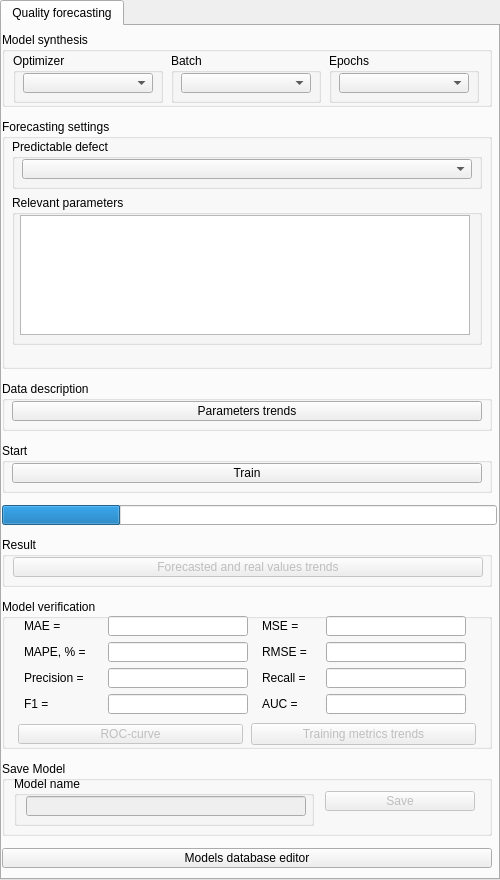
<?xml version="1.0" encoding="UTF-8"?>
<ui version="4.0">
 <class>AdministratorWindow_Eng</class>
 <widget class="QWidget" name="AdministratorWindow_Eng">
  <property name="enabled">
   <bool>true</bool>
  </property>
  <property name="geometry">
   <rect>
    <x>0</x>
    <y>0</y>
    <width>500</width>
    <height>880</height>
   </rect>
  </property>
  <property name="minimumSize">
   <size>
    <width>500</width>
    <height>880</height>
   </size>
  </property>
  <property name="maximumSize">
   <size>
    <width>500</width>
    <height>880</height>
   </size>
  </property>
  <property name="windowTitle">
   <string>AdministratorWindow</string>
  </property>
  <widget class="QTabWidget" name="tabWidget_2">
   <property name="geometry">
    <rect>
     <x>0</x>
     <y>0</y>
     <width>500</width>
     <height>880</height>
    </rect>
   </property>
   <property name="minimumSize">
    <size>
     <width>500</width>
     <height>880</height>
    </size>
   </property>
   <property name="maximumSize">
    <size>
     <width>500</width>
     <height>880</height>
    </size>
   </property>
   <property name="cursor">
    <cursorShape>ArrowCursor</cursorShape>
   </property>
   <property name="currentIndex">
    <number>0</number>
   </property>
   <widget class="QWidget" name="RNN_tab">
    <property name="minimumSize">
     <size>
      <width>495</width>
      <height>860</height>
     </size>
    </property>
    <property name="maximumSize">
     <size>
      <width>495</width>
      <height>860</height>
     </size>
    </property>
    <property name="cursor">
     <cursorShape>ArrowCursor</cursorShape>
    </property>
    <attribute name="title">
     <string>Quality forecasting</string>
    </attribute>
    <widget class="QWidget" name="verticalLayoutWidget_6">
     <property name="geometry">
      <rect>
       <x>0</x>
       <y>0</y>
       <width>502</width>
       <height>851</height>
      </rect>
     </property>
     <layout class="QVBoxLayout" name="RnnVerticalLayout">
      <item>
       <widget class="QGroupBox" name="ModelSettingsGroupBoxRNN">
        <property name="minimumSize">
         <size>
          <width>490</width>
          <height>75</height>
         </size>
        </property>
        <property name="maximumSize">
         <size>
          <width>490</width>
          <height>75</height>
         </size>
        </property>
        <property name="title">
         <string>Model synthesis</string>
        </property>
        <widget class="QWidget" name="gridLayoutWidget_2">
         <property name="geometry">
          <rect>
           <x>9</x>
           <y>20</y>
           <width>471</width>
           <height>52</height>
          </rect>
         </property>
         <layout class="QGridLayout" name="ModelSettingsGridLayoutRNN">
          <item row="0" column="1">
           <widget class="QGroupBox" name="BatchGroupBoxRNN">
            <property name="minimumSize">
             <size>
              <width>150</width>
              <height>50</height>
             </size>
            </property>
            <property name="maximumSize">
             <size>
              <width>150</width>
              <height>50</height>
             </size>
            </property>
            <property name="title">
             <string>Batch</string>
            </property>
            <widget class="QComboBox" name="BatchComboBoxRNN">
             <property name="geometry">
              <rect>
               <x>10</x>
               <y>20</y>
               <width>130</width>
               <height>20</height>
              </rect>
             </property>
             <property name="minimumSize">
              <size>
               <width>130</width>
               <height>20</height>
              </size>
             </property>
             <property name="maximumSize">
              <size>
               <width>130</width>
               <height>20</height>
              </size>
             </property>
             <property name="cursor">
              <cursorShape>PointingHandCursor</cursorShape>
             </property>
            </widget>
           </widget>
          </item>
          <item row="0" column="0">
           <widget class="QGroupBox" name="OptimizerGroupBoxRNN">
            <property name="minimumSize">
             <size>
              <width>150</width>
              <height>50</height>
             </size>
            </property>
            <property name="maximumSize">
             <size>
              <width>150</width>
              <height>50</height>
             </size>
            </property>
            <property name="title">
             <string>Optimizer</string>
            </property>
            <widget class="QComboBox" name="OptimizerComboBoxRNN">
             <property name="geometry">
              <rect>
               <x>10</x>
               <y>20</y>
               <width>130</width>
               <height>20</height>
              </rect>
             </property>
             <property name="minimumSize">
              <size>
               <width>130</width>
               <height>20</height>
              </size>
             </property>
             <property name="maximumSize">
              <size>
               <width>130</width>
               <height>20</height>
              </size>
             </property>
             <property name="cursor">
              <cursorShape>PointingHandCursor</cursorShape>
             </property>
            </widget>
           </widget>
          </item>
          <item row="0" column="2">
           <widget class="QGroupBox" name="EpochsGroupBoxRNN">
            <property name="minimumSize">
             <size>
              <width>150</width>
              <height>50</height>
             </size>
            </property>
            <property name="maximumSize">
             <size>
              <width>150</width>
              <height>50</height>
             </size>
            </property>
            <property name="title">
             <string>Epochs</string>
            </property>
            <widget class="QComboBox" name="EpochsComboBoxRNN">
             <property name="geometry">
              <rect>
               <x>10</x>
               <y>20</y>
               <width>130</width>
               <height>20</height>
              </rect>
             </property>
             <property name="minimumSize">
              <size>
               <width>130</width>
               <height>20</height>
              </size>
             </property>
             <property name="maximumSize">
              <size>
               <width>130</width>
               <height>20</height>
              </size>
             </property>
             <property name="cursor">
              <cursorShape>PointingHandCursor</cursorShape>
             </property>
            </widget>
           </widget>
          </item>
         </layout>
        </widget>
       </widget>
      </item>
      <item>
       <widget class="QGroupBox" name="ForecastingSettingsGroupBoxRNN">
        <property name="minimumSize">
         <size>
          <width>490</width>
          <height>250</height>
         </size>
        </property>
        <property name="maximumSize">
         <size>
          <width>490</width>
          <height>250</height>
         </size>
        </property>
        <property name="title">
         <string>Forecasting settings</string>
        </property>
        <widget class="QWidget" name="verticalLayoutWidget">
         <property name="geometry">
          <rect>
           <x>10</x>
           <y>20</y>
           <width>472</width>
           <height>208</height>
          </rect>
         </property>
         <layout class="QVBoxLayout" name="ForecastSettingsVerticalLayoutRNN">
          <item>
           <widget class="QGroupBox" name="QualitIndicatorGroupBoxRNN">
            <property name="minimumSize">
             <size>
              <width>470</width>
              <height>50</height>
             </size>
            </property>
            <property name="maximumSize">
             <size>
              <width>470</width>
              <height>50</height>
             </size>
            </property>
            <property name="title">
             <string>Predictable defect</string>
            </property>
            <widget class="QComboBox" name="QualitIndicatorComboBoxRNN">
             <property name="geometry">
              <rect>
               <x>10</x>
               <y>20</y>
               <width>450</width>
               <height>20</height>
              </rect>
             </property>
             <property name="minimumSize">
              <size>
               <width>450</width>
               <height>20</height>
              </size>
             </property>
             <property name="maximumSize">
              <size>
               <width>450</width>
               <height>20</height>
              </size>
             </property>
             <property name="cursor">
              <cursorShape>PointingHandCursor</cursorShape>
             </property>
            </widget>
           </widget>
          </item>
          <item>
           <widget class="QGroupBox" name="RelevantFeaturesGroupBoxRNN">
            <property name="minimumSize">
             <size>
              <width>470</width>
              <height>150</height>
             </size>
            </property>
            <property name="maximumSize">
             <size>
              <width>470</width>
              <height>150</height>
             </size>
            </property>
            <property name="title">
             <string>Relevant parameters</string>
            </property>
            <widget class="QListWidget" name="RelevantFeaturesRNN">
             <property name="geometry">
              <rect>
               <x>8</x>
               <y>20</y>
               <width>450</width>
               <height>120</height>
              </rect>
             </property>
             <property name="minimumSize">
              <size>
               <width>450</width>
               <height>120</height>
              </size>
             </property>
             <property name="maximumSize">
              <size>
               <width>450</width>
               <height>120</height>
              </size>
             </property>
             <property name="cursor" stdset="0">
              <cursorShape>ArrowCursor</cursorShape>
             </property>
            </widget>
           </widget>
          </item>
         </layout>
        </widget>
       </widget>
      </item>
      <item>
       <widget class="QGroupBox" name="DataDescriptionGroupBoxRNN">
        <property name="enabled">
         <bool>true</bool>
        </property>
        <property name="minimumSize">
         <size>
          <width>490</width>
          <height>50</height>
         </size>
        </property>
        <property name="maximumSize">
         <size>
          <width>490</width>
          <height>50</height>
         </size>
        </property>
        <property name="title">
         <string>Data description</string>
        </property>
        <widget class="QPushButton" name="StartTrendsButtonRNN">
         <property name="enabled">
          <bool>true</bool>
         </property>
         <property name="geometry">
          <rect>
           <x>10</x>
           <y>20</y>
           <width>470</width>
           <height>20</height>
          </rect>
         </property>
         <property name="minimumSize">
          <size>
           <width>470</width>
           <height>20</height>
          </size>
         </property>
         <property name="maximumSize">
          <size>
           <width>470</width>
           <height>20</height>
          </size>
         </property>
         <property name="cursor">
          <cursorShape>PointingHandCursor</cursorShape>
         </property>
         <property name="text">
          <string>Parameters trends</string>
         </property>
        </widget>
       </widget>
      </item>
      <item>
       <widget class="QGroupBox" name="LearnGroupBoxRNN">
        <property name="enabled">
         <bool>true</bool>
        </property>
        <property name="minimumSize">
         <size>
          <width>490</width>
          <height>50</height>
         </size>
        </property>
        <property name="maximumSize">
         <size>
          <width>490</width>
          <height>50</height>
         </size>
        </property>
        <property name="title">
         <string>Start</string>
        </property>
        <widget class="QPushButton" name="LearnButtonRNN">
         <property name="enabled">
          <bool>true</bool>
         </property>
         <property name="geometry">
          <rect>
           <x>10</x>
           <y>20</y>
           <width>470</width>
           <height>20</height>
          </rect>
         </property>
         <property name="minimumSize">
          <size>
           <width>470</width>
           <height>20</height>
          </size>
         </property>
         <property name="maximumSize">
          <size>
           <width>470</width>
           <height>20</height>
          </size>
         </property>
         <property name="cursor">
          <cursorShape>PointingHandCursor</cursorShape>
         </property>
         <property name="text">
          <string>Train</string>
         </property>
        </widget>
       </widget>
      </item>
      <item>
       <widget class="QProgressBar" name="progressBar">
        <property name="minimumSize">
         <size>
          <width>495</width>
          <height>20</height>
         </size>
        </property>
        <property name="maximumSize">
         <size>
          <width>495</width>
          <height>20</height>
         </size>
        </property>
        <property name="value">
         <number>24</number>
        </property>
        <property name="textVisible">
         <bool>false</bool>
        </property>
       </widget>
      </item>
      <item>
       <widget class="QGroupBox" name="ResultGroupBoxRNN">
        <property name="enabled">
         <bool>true</bool>
        </property>
        <property name="minimumSize">
         <size>
          <width>490</width>
          <height>50</height>
         </size>
        </property>
        <property name="maximumSize">
         <size>
          <width>490</width>
          <height>50</height>
         </size>
        </property>
        <property name="title">
         <string>Result</string>
        </property>
        <widget class="QPushButton" name="ResultTrendsButtonRNN">
         <property name="enabled">
          <bool>false</bool>
         </property>
         <property name="geometry">
          <rect>
           <x>11</x>
           <y>20</y>
           <width>470</width>
           <height>20</height>
          </rect>
         </property>
         <property name="minimumSize">
          <size>
           <width>470</width>
           <height>20</height>
          </size>
         </property>
         <property name="maximumSize">
          <size>
           <width>470</width>
           <height>20</height>
          </size>
         </property>
         <property name="cursor">
          <cursorShape>PointingHandCursor</cursorShape>
         </property>
         <property name="text">
          <string>Forecasted and real values trends</string>
         </property>
        </widget>
       </widget>
      </item>
      <item>
       <widget class="QGroupBox" name="ModelValidationGroupBoxRNN">
        <property name="enabled">
         <bool>true</bool>
        </property>
        <property name="minimumSize">
         <size>
          <width>490</width>
          <height>150</height>
         </size>
        </property>
        <property name="maximumSize">
         <size>
          <width>490</width>
          <height>150</height>
         </size>
        </property>
        <property name="title">
         <string>Model verification</string>
        </property>
        <widget class="QWidget" name="verticalLayoutWidget_4">
         <property name="geometry">
          <rect>
           <x>14</x>
           <y>14</y>
           <width>462</width>
           <height>136</height>
          </rect>
         </property>
         <layout class="QVBoxLayout" name="ModelValidationVerticalLayoutRNN">
          <item>
           <layout class="QGridLayout" name="MetricsGridLayoutRNN">
            <item row="0" column="0">
             <widget class="QLabel" name="MaeLabelRNN">
              <property name="minimumSize">
               <size>
                <width>50</width>
                <height>20</height>
               </size>
              </property>
              <property name="maximumSize">
               <size>
                <width>70</width>
                <height>20</height>
               </size>
              </property>
              <property name="text">
               <string>MAE =</string>
              </property>
             </widget>
            </item>
            <item row="2" column="0">
             <widget class="QLabel" name="PrecisionLabelRNN">
              <property name="minimumSize">
               <size>
                <width>50</width>
                <height>20</height>
               </size>
              </property>
              <property name="maximumSize">
               <size>
                <width>70</width>
                <height>20</height>
               </size>
              </property>
              <property name="text">
               <string>Precision = </string>
              </property>
             </widget>
            </item>
            <item row="3" column="2">
             <widget class="QLabel" name="AucLabelRNN">
              <property name="minimumSize">
               <size>
                <width>50</width>
                <height>20</height>
               </size>
              </property>
              <property name="maximumSize">
               <size>
                <width>50</width>
                <height>20</height>
               </size>
              </property>
              <property name="text">
               <string>AUC = </string>
              </property>
             </widget>
            </item>
            <item row="1" column="0">
             <widget class="QLabel" name="MapeLabelRNN">
              <property name="minimumSize">
               <size>
                <width>50</width>
                <height>20</height>
               </size>
              </property>
              <property name="maximumSize">
               <size>
                <width>70</width>
                <height>20</height>
               </size>
              </property>
              <property name="text">
               <string>MAPE, % = </string>
              </property>
             </widget>
            </item>
            <item row="3" column="0">
             <widget class="QLabel" name="F1LabelRNN">
              <property name="minimumSize">
               <size>
                <width>50</width>
                <height>20</height>
               </size>
              </property>
              <property name="maximumSize">
               <size>
                <width>70</width>
                <height>20</height>
               </size>
              </property>
              <property name="text">
               <string>F1 = </string>
              </property>
             </widget>
            </item>
            <item row="0" column="2">
             <widget class="QLabel" name="MseLabelRNN">
              <property name="minimumSize">
               <size>
                <width>50</width>
                <height>20</height>
               </size>
              </property>
              <property name="maximumSize">
               <size>
                <width>50</width>
                <height>20</height>
               </size>
              </property>
              <property name="text">
               <string>MSE = </string>
              </property>
             </widget>
            </item>
            <item row="2" column="2">
             <widget class="QLabel" name="RecallLabelRNN">
              <property name="minimumSize">
               <size>
                <width>50</width>
                <height>20</height>
               </size>
              </property>
              <property name="maximumSize">
               <size>
                <width>50</width>
                <height>20</height>
               </size>
              </property>
              <property name="text">
               <string>Recall = </string>
              </property>
             </widget>
            </item>
            <item row="0" column="1">
             <widget class="QLineEdit" name="MaeRNN">
              <property name="enabled">
               <bool>true</bool>
              </property>
              <property name="minimumSize">
               <size>
                <width>140</width>
                <height>20</height>
               </size>
              </property>
              <property name="maximumSize">
               <size>
                <width>140</width>
                <height>20</height>
               </size>
              </property>
              <property name="readOnly">
               <bool>true</bool>
              </property>
             </widget>
            </item>
            <item row="1" column="2">
             <widget class="QLabel" name="RmseLabelRNN">
              <property name="minimumSize">
               <size>
                <width>50</width>
                <height>20</height>
               </size>
              </property>
              <property name="maximumSize">
               <size>
                <width>50</width>
                <height>20</height>
               </size>
              </property>
              <property name="text">
               <string>RMSE = </string>
              </property>
             </widget>
            </item>
            <item row="1" column="1">
             <widget class="QLineEdit" name="MapeRNN">
              <property name="enabled">
               <bool>true</bool>
              </property>
              <property name="minimumSize">
               <size>
                <width>140</width>
                <height>20</height>
               </size>
              </property>
              <property name="maximumSize">
               <size>
                <width>140</width>
                <height>20</height>
               </size>
              </property>
              <property name="readOnly">
               <bool>true</bool>
              </property>
             </widget>
            </item>
            <item row="3" column="3">
             <widget class="QLineEdit" name="AucRNN">
              <property name="enabled">
               <bool>true</bool>
              </property>
              <property name="minimumSize">
               <size>
                <width>140</width>
                <height>20</height>
               </size>
              </property>
              <property name="maximumSize">
               <size>
                <width>140</width>
                <height>20</height>
               </size>
              </property>
              <property name="readOnly">
               <bool>true</bool>
              </property>
             </widget>
            </item>
            <item row="1" column="3">
             <widget class="QLineEdit" name="RmseRNN">
              <property name="enabled">
               <bool>true</bool>
              </property>
              <property name="minimumSize">
               <size>
                <width>140</width>
                <height>20</height>
               </size>
              </property>
              <property name="maximumSize">
               <size>
                <width>140</width>
                <height>20</height>
               </size>
              </property>
              <property name="readOnly">
               <bool>true</bool>
              </property>
             </widget>
            </item>
            <item row="2" column="1">
             <widget class="QLineEdit" name="PrecisionRNN">
              <property name="enabled">
               <bool>true</bool>
              </property>
              <property name="minimumSize">
               <size>
                <width>140</width>
                <height>20</height>
               </size>
              </property>
              <property name="maximumSize">
               <size>
                <width>140</width>
                <height>20</height>
               </size>
              </property>
              <property name="readOnly">
               <bool>true</bool>
              </property>
             </widget>
            </item>
            <item row="3" column="1">
             <widget class="QLineEdit" name="F1RNN">
              <property name="enabled">
               <bool>true</bool>
              </property>
              <property name="minimumSize">
               <size>
                <width>140</width>
                <height>20</height>
               </size>
              </property>
              <property name="maximumSize">
               <size>
                <width>140</width>
                <height>20</height>
               </size>
              </property>
              <property name="readOnly">
               <bool>true</bool>
              </property>
             </widget>
            </item>
            <item row="2" column="3">
             <widget class="QLineEdit" name="RecallRNN">
              <property name="enabled">
               <bool>true</bool>
              </property>
              <property name="minimumSize">
               <size>
                <width>140</width>
                <height>20</height>
               </size>
              </property>
              <property name="maximumSize">
               <size>
                <width>140</width>
                <height>20</height>
               </size>
              </property>
              <property name="readOnly">
               <bool>true</bool>
              </property>
             </widget>
            </item>
            <item row="0" column="3">
             <widget class="QLineEdit" name="MseRNN">
              <property name="enabled">
               <bool>true</bool>
              </property>
              <property name="minimumSize">
               <size>
                <width>140</width>
                <height>20</height>
               </size>
              </property>
              <property name="maximumSize">
               <size>
                <width>140</width>
                <height>20</height>
               </size>
              </property>
              <property name="readOnly">
               <bool>true</bool>
              </property>
             </widget>
            </item>
           </layout>
          </item>
          <item>
           <layout class="QHBoxLayout" name="horizontalLayout_2">
            <item>
             <widget class="QPushButton" name="RocTrendButtonRNN">
              <property name="enabled">
               <bool>false</bool>
              </property>
              <property name="minimumSize">
               <size>
                <width>225</width>
                <height>20</height>
               </size>
              </property>
              <property name="maximumSize">
               <size>
                <width>225</width>
                <height>20</height>
               </size>
              </property>
              <property name="cursor">
               <cursorShape>PointingHandCursor</cursorShape>
              </property>
              <property name="text">
               <string>ROC-curve</string>
              </property>
             </widget>
            </item>
            <item>
             <widget class="QPushButton" name="MetricsButtonRNN">
              <property name="enabled">
               <bool>false</bool>
              </property>
              <property name="minimumSize">
               <size>
                <width>225</width>
                <height>20</height>
               </size>
              </property>
              <property name="maximumSize">
               <size>
                <width>20</width>
                <height>16777215</height>
               </size>
              </property>
              <property name="cursor">
               <cursorShape>PointingHandCursor</cursorShape>
              </property>
              <property name="text">
               <string>Training metrics trends</string>
              </property>
             </widget>
            </item>
           </layout>
          </item>
         </layout>
        </widget>
       </widget>
      </item>
      <item>
       <widget class="QGroupBox" name="ModelSaveGroupBoxRNN">
        <property name="enabled">
         <bool>true</bool>
        </property>
        <property name="minimumSize">
         <size>
          <width>490</width>
          <height>75</height>
         </size>
        </property>
        <property name="maximumSize">
         <size>
          <width>490</width>
          <height>75</height>
         </size>
        </property>
        <property name="title">
         <string>Save Model</string>
        </property>
        <widget class="QWidget" name="horizontalLayoutWidget">
         <property name="geometry">
          <rect>
           <x>7</x>
           <y>14</y>
           <width>471</width>
           <height>52</height>
          </rect>
         </property>
         <layout class="QHBoxLayout" name="ModelSaveHorizontalLayoutRNN">
          <item>
           <widget class="QGroupBox" name="ModelNameGroupBoxRNN">
            <property name="enabled">
             <bool>true</bool>
            </property>
            <property name="minimumSize">
             <size>
              <width>300</width>
              <height>50</height>
             </size>
            </property>
            <property name="maximumSize">
             <size>
              <width>300</width>
              <height>50</height>
             </size>
            </property>
            <property name="title">
             <string>Model name</string>
            </property>
            <widget class="QLineEdit" name="ModelNameLineEditRNN">
             <property name="enabled">
              <bool>false</bool>
             </property>
             <property name="geometry">
              <rect>
               <x>12</x>
               <y>20</y>
               <width>280</width>
               <height>20</height>
              </rect>
             </property>
             <property name="minimumSize">
              <size>
               <width>280</width>
               <height>20</height>
              </size>
             </property>
             <property name="maximumSize">
              <size>
               <width>280</width>
               <height>20</height>
              </size>
             </property>
            </widget>
           </widget>
          </item>
          <item>
           <widget class="QPushButton" name="SaveModelButtonRNN">
            <property name="enabled">
             <bool>false</bool>
            </property>
            <property name="minimumSize">
             <size>
              <width>150</width>
              <height>20</height>
             </size>
            </property>
            <property name="maximumSize">
             <size>
              <width>150</width>
              <height>20</height>
             </size>
            </property>
            <property name="cursor">
             <cursorShape>PointingHandCursor</cursorShape>
            </property>
            <property name="text">
             <string>Save</string>
            </property>
           </widget>
          </item>
         </layout>
        </widget>
       </widget>
      </item>
      <item>
       <widget class="QPushButton" name="ModelsDbButtonRNN">
        <property name="enabled">
         <bool>true</bool>
        </property>
        <property name="minimumSize">
         <size>
          <width>490</width>
          <height>20</height>
         </size>
        </property>
        <property name="maximumSize">
         <size>
          <width>490</width>
          <height>20</height>
         </size>
        </property>
        <property name="cursor">
         <cursorShape>PointingHandCursor</cursorShape>
        </property>
        <property name="text">
         <string>Models database editor</string>
        </property>
       </widget>
      </item>
     </layout>
    </widget>
   </widget>
  </widget>
 </widget>
 <resources/>
 <connections/>
</ui>
